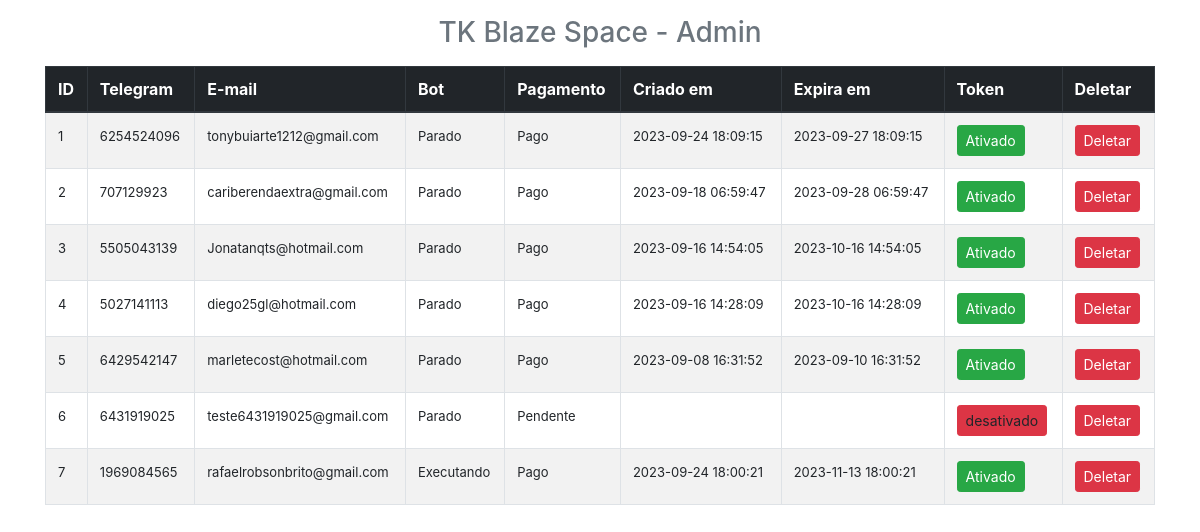
/index, run on the app's committed database.
### models.py (models this page shows)
class User(Base):
    __tablename__ = "users"
    id = Column(Integer, primary_key=True, index=True)
    user_bot = Column(BigInteger, index=True, nullable=False)
    email = Column(String, unique=True, index=True)
    password = Column(String, nullable=False)
    hashed_token = Column(String(200), index=True, nullable=True)
    token = Column(String(200), index=True, nullable=True)
    process_pid = Column(BigInteger, index=True, nullable=True)
    wallet = Column(String(20), index=True, nullable=True)
    is_active = Column(Boolean, default=False)
    payment_status = Column(String, index=True, default="PENDING")  # PENDING,PAID,OVERDUE,PAYABLE,CANCELLED,IN_PROCESS
    is_betting = Column(Boolean, default=False)
    color_bet = Column(String(20), index=True, nullable=True)
    color_before = Column(String(20), index=True, nullable=True)
    created_at = Column(DateTime, nullable=True)
    expire_in = Column(DateTime, nullable=True)
    settings = relationship("Settings", back_populates="owner", cascade="all, delete")
    variables = relationship("Variables", back_populates="owner", cascade="all, delete")
    strategies = relationship("Strategies", back_populates="owner", cascade="all, delete")
    def as_dict(self):
        return object_as_dict(self)

### server.py (the view)
@app.route("/")
@app.route("/index")
def index():
    data = users.read()
    if data:
        return render_template("index.html", datas=data)
    return jsonify({"result": False, "object": [], "message": "Nenhum usuário cadastrado!!!"})

### controllers.py (called while the page is built)
@contextmanager
def session_scope():
    session = DBSession()
    try:
        yield session
        session.commit()
    except:
        session.rollback()
        raise
    finally:
        session.close()

    def read(self):
        with session_scope() as session:
            users = session.query(self.model).all()
            if len(users) > 0:
                return [{"user": user.as_dict(),
                         "settings": user.settings[0].as_dict() if len(user.settings) > 0 else None,
                         "variables": user.variables[0].as_dict() if len(user.variables) > 0 else None,
                         "strategies": [strategy.as_dict() for strategy in user.strategies]
                         if len(user.strategies) > 0 else None} for index, user in enumerate(users)][::-1]

### models.py (called while the page is built)
def object_as_dict(obj):
    if isinstance(obj, list):
        return [{c.key: getattr(item, c.key)
                 for c in inspect(item).mapper.column_attrs} for item in obj]
    else:
        return {c.key: getattr(obj, c.key)
                for c in inspect(obj).mapper.column_attrs}

    def as_dict(self):
        return object_as_dict(self)

    def as_dict(self):
        return object_as_dict(self)

    def as_dict(self):
        return object_as_dict(self)

### templates/index.html (shortened to what this page needs)
{% extends 'layout.html' %}
{% block body %}
  <h3 class='text-center text-muted mb-3'>TK Blaze Space - Admin</h3>
  <div class="table-responsive" style="height: 85%">
    <table class='table table-bordered table-striped'>
      <thead class="thead-dark">
        <th>ID </th>
        <th>Telegram </th>
        <th>E-mail </th>
        <th>Bot </th>
        <th>Pagamento </th>
        <th>Criado em </th>
        <th>Expira em </th>
        <th>Token </th>
        <th>Deletar </th>
      </thead>
      <tbody>
        {% for row in datas %}
          <tr>
            <td style="padding-top: 15px;font-size: 13px;">{{loop.index}}</td>
            <td style="padding-top: 15px;font-size: 13px;">{{row.user.user_bot}}</td>
            <td style="padding-top: 15px;font-size: 13px;">{{row.user.email}}</td>
            <td style="padding-top: 15px;font-size: 13px;">{{"Executando" if row.user.is_active else "Parado"}}</td>
            <td style="padding-top: 15px;font-size: 13px;">{{"Pago" if row.user.payment_status == "PAID" else "Pendente"}}</td>
            <td style="padding-top: 15px;font-size: 13px;">{{row.user.created_at if row.user.created_at else ""}}</td>
            <td style="padding-top: 15px;font-size: 13px;">{{row.user.expire_in if row.user.expire_in else ""}}</td>
            {%if row.user.payment_status != "PAID"%}
              <td><a class='{{ "btn btn-danger btn-sm" if row.user.payment_status != "PAID" else "btn btn-success btn-sm" }}' data-toggle="modal" data-target="#TestModal" onclick="select_user('{{ row.user.id }}')">{{"desativado" if row.user.payment_status != "PAID" else "Ativado"}}</a></td>
            {%else%}
              <td><a href='{{url_for("change_status_user",uid=row.user.id)}}' class='{{ "btn btn-danger btn-sm" if row.user.payment_status != "PAID" else "btn btn-success btn-sm" }}' onclick='return confirm("Limitar o acesso desse cliente???")'>{{"desativado" if row.user.payment_status != "PAID" else "Ativado"}}</a></td>
            {%endif%}
            <td><a href='{{url_for("delete_user",uid=row.user.id)}}' class='btn btn-danger btn-sm' onclick='return confirm("Deletar cliente???")'>Deletar</a></td>
          </tr>
        {%endfor%}
      </tbody>
    </table>
  </div>
{% endblock %}

### templates/layout.html (shortened to what this page needs)
<html>
  <head>
    <link rel="stylesheet" href="https://maxcdn.bootstrapcdn.com/bootstrap/4.0.0/css/bootstrap.min.css">
  </head>
  <body>
    <div class='container pt-3'>
      {% block body %}
      {% endblock %}
    </div>
  </body>
</html>

### data on the page
User: user.user_bot "6254524096", user.email "tonybuiarte1212@gmail.com", payment_status "Pago", user "2023-09-24 18:09:15", user "2023-09-27 18:09:15", payment_status "Ativado"
User: user.user_bot "707129923", user.email "cariberendaextra@gmail.com", payment_status "Pago", user "2023-09-18 06:59:47", user "2023-09-28 06:59:47", payment_status "Ativado"
User: user.user_bot "5505043139", user.email "Jonatanqts@hotmail.com", payment_status "Pago", user "2023-09-16 14:54:05", user "2023-10-16 14:54:05", payment_status "Ativado"
User: user.user_bot "5027141113", user.email "diego25gl@hotmail.com", payment_status "Pago", user "2023-09-16 14:28:09", user "2023-10-16 14:28:09", payment_status "Ativado"
User: user.user_bot "6429542147", user.email "marletecost@hotmail.com", payment_status "Pago", user "2023-09-08 16:31:52", user "2023-09-10 16:31:52", payment_status "Ativado"
User: user.user_bot "6431919025", user.email "teste6431919025@gmail.com", payment_status "Pendente", payment_status "desativado"
User: user.user_bot "1969084565", user.email "rafaelrobsonbrito@gmail.com", payment_status "Pago", user "2023-09-24 18:00:21", user "2023-11-13 18:00:21", payment_status "Ativado"

### other printed values
{{ "Executando" if row.user.is_active else "Parado" }} "Parado" "Parado" "Parado" "Parado" "Parado" "Parado" "Executando"
